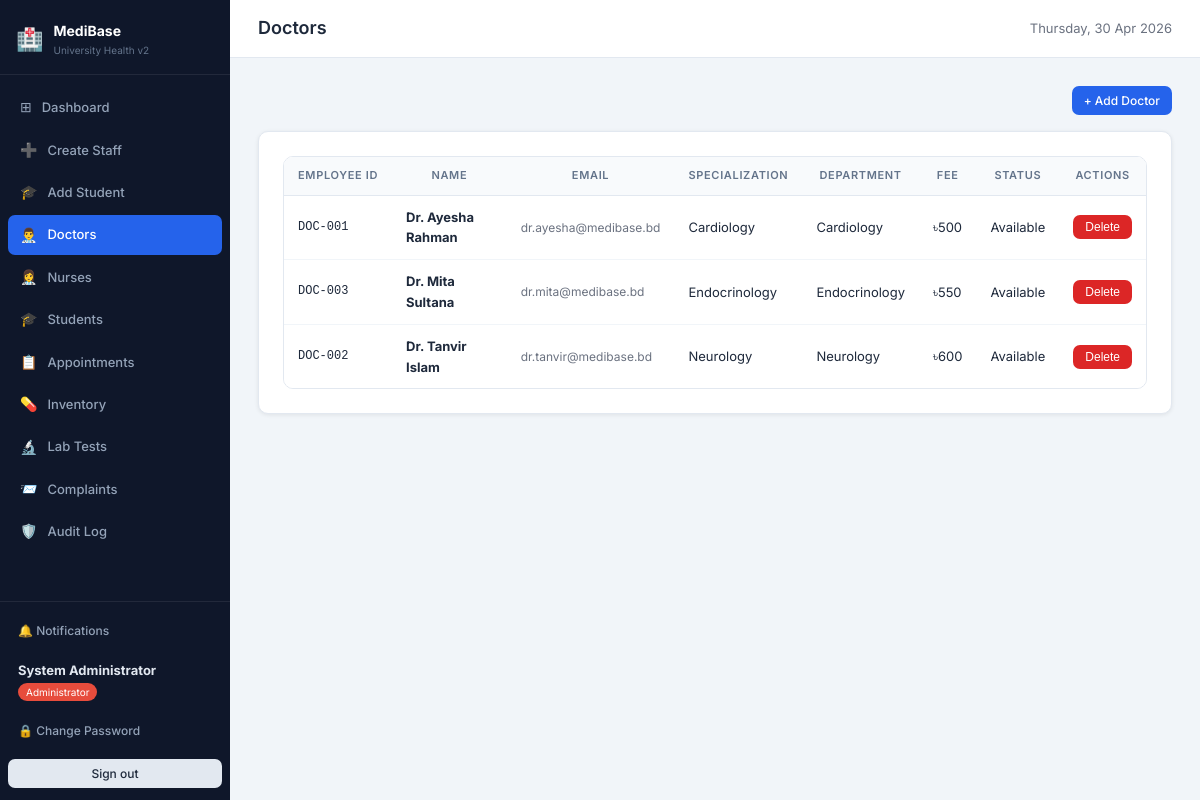
Page /public/admin/doctors.php (signed in) on the committed database.
### tables this page shows
CREATE TABLE `doctors` (
  `doctor_id`          INT UNSIGNED NOT NULL AUTO_INCREMENT,
  `user_id`            INT UNSIGNED NOT NULL,
  `employee_id`        VARCHAR(50) NOT NULL,
  `full_name`          VARCHAR(150) DEFAULT NULL,
  `specialization`     VARCHAR(150) DEFAULT NULL,
  `department`         VARCHAR(100) DEFAULT NULL,
  `consultation_fee`   DECIMAL(10,2) DEFAULT NULL,
  `contact_number`     VARCHAR(20) DEFAULT NULL,
  `gender`             ENUM('Male','Female','Other') DEFAULT NULL,
  `availability_status` ENUM('Available','Unavailable','On Leave') NOT NULL DEFAULT 'Available',
  `bio`                TEXT DEFAULT NULL,
  `address`            TEXT DEFAULT NULL,
  `created_at`         DATETIME NOT NULL DEFAULT CURRENT_TIMESTAMP,
  PRIMARY KEY (`doctor_id`),
  UNIQUE KEY `uq_doctors_user`     (`user_id`),
  UNIQUE KEY `uq_doctors_employee` (`employee_id`),
  KEY `idx_doctors_name`   (`full_name`),
  KEY `idx_doctors_spec`   (`specialization`),
  KEY `idx_doctors_status` (`availability_status`),
  CONSTRAINT `fk_doctors_user` FOREIGN KEY (`user_id`) REFERENCES `user` (`user_id`)
    ON DELETE CASCADE ON UPDATE CASCADE
);

CREATE TABLE `user` (
  `user_id`        INT UNSIGNED NOT NULL AUTO_INCREMENT,
  `full_name`      VARCHAR(150) NOT NULL DEFAULT '',
  `gender`         ENUM('Male','Female','Other') DEFAULT NULL,
  `date_of_birth`  DATE DEFAULT NULL,
  `email`          VARCHAR(254) NOT NULL,
  `address`        TEXT DEFAULT NULL,
  `phone`          VARCHAR(20) DEFAULT NULL,
  `department`     VARCHAR(100) DEFAULT NULL,
  `password_hash`  VARCHAR(255) NOT NULL,
  `user_type`      ENUM('admin','doctor','nurse','student') NOT NULL DEFAULT 'student',
  `must_change_pwd` TINYINT(1) NOT NULL DEFAULT 1,
  `is_first_login`  TINYINT(1) NOT NULL DEFAULT 0,
  `profile_complete` TINYINT(1) NOT NULL DEFAULT 0,
  `created_at`     DATETIME NOT NULL DEFAULT CURRENT_TIMESTAMP,
  `updated_at`     DATETIME NOT NULL DEFAULT CURRENT_TIMESTAMP ON UPDATE CURRENT_TIMESTAMP,
  PRIMARY KEY (`user_id`),
  UNIQUE KEY `uq_user_email` (`email`),
  KEY `idx_user_type` (`user_type`)
);

### app/controllers/AdminController.php (called while the page is built, shortened)
<?php
require_once __DIR__ . '/../../config/db.php';
require_once __DIR__ . '/../models/DoctorModel.php';
class AdminController {
    private DoctorModel      $doctors;
    public function __construct() {
        $this->doctors       = new DoctorModel();
    }
    private function layout(string $pageTitle, string $viewFile, array $vars = []): void {
        extract($vars);
        include __DIR__ . '/../views/shared/header.php';
        include __DIR__ . '/../views/admin/' . $viewFile;
        include __DIR__ . '/../views/shared/footer.php';
    }
    public function listDoctors(): void {
        $doctors = $this->doctors->getAll();
        $this->layout('Doctors', 'list_doctors.php', compact('doctors'));
    }
}

### public/admin/doctors.php (called while the page is built, shortened)
<?php
require_once __DIR__ . '/../../app/controllers/AdminController.php';
(new AdminController())->listDoctors();

### config/db.php (called while the page is built, shortened)
<?php
function getDB(): PDO {
    static $pdo = null;
    if ($pdo !== null) return $pdo;
    $dsn = "mysql:host=".DB_HOST.";port=".DB_PORT
          .";dbname=".DB_NAME.";charset=".DB_CHARSET;
    try {
        $pdo = new PDO($dsn, DB_USER, DB_PASS, [
            PDO::ATTR_ERRMODE            => PDO::ERRMODE_EXCEPTION,
            PDO::ATTR_DEFAULT_FETCH_MODE => PDO::FETCH_ASSOC,
            PDO::ATTR_EMULATE_PREPARES   => false,
        ]);
    } catch (PDOException $e) {
        http_response_code(500);
        die('<div style="font-family:sans-serif;max-width:600px;margin:60px auto;padding:30px;
             border:1px solid #fca5a5;border-radius:10px;background:#fef2f2;color:#991b1b">
             <h2>⚠️ Database Connection Failed</h2>
             <p style="margin-top:10px"><strong>Error:</strong> '.htmlspecialchars($e->getMessage()).'</p>
             <hr style="margin:16px 0;border-color:#fecaca">
             <p><strong>Fix:</strong> Open <code>config/db.php</code> and check:</p>
             <ul style="margin-top:8px;line-height:2">
               <li>DB_NAME is <code>medibase_uni</code> (imported from medibase_enhanced.sql)</li>
               <li>DB_USER is <code>root</code></li>
               <li>DB_PASS is blank for standard XAMPP</li>
               <li>MySQL/MariaDB is running in XAMPP Control Panel</li>
             </ul>
        </div>');
    }
    return $pdo;
}

### app/models/DoctorModel.php (called while the page is built, shortened)
<?php
require_once __DIR__ . '/../../config/db.php';
class DoctorModel {
    private PDO $db;
    public function __construct() { $this->db = getDB(); }
    public function getAll(): array {
        return $this->db->query(
            'SELECT d.*, u.email, u.is_first_login
             FROM `doctors` d
             JOIN `user` u ON u.user_id = d.user_id
             ORDER BY d.full_name, d.employee_id')->fetchAll();
    }
}

### app/views/admin/list_doctors.php (the view, shortened to what this page needs)
<div style="display:flex;justify-content:flex-end;margin-bottom:16px">
  <a href="<?= BASE_URL ?>/public/admin/create-staff.php" class="btn btn-primary btn-sm">+ Add Doctor</a>
</div>
<div class="card">
  <div class="table-wrap">
    <table>
      <thead>
        <tr>
          <th>Employee ID</th>
          <th>Name</th>
          <th>Email</th>
          <th>Specialization</th>
          <th>Department</th>
          <th>Fee</th>
          <th>Status</th>
          <th>Actions</th>
        </tr>
      </thead>
      <tbody>
        <?php if (empty($doctors)): ?>
          <tr><td colspan="8" style="text-align:center;padding:28px;color:#9ca3af">
            No doctors yet. <a href="<?= BASE_URL ?>/public/admin/create-staff.php">Add one →</a>
          </td></tr>
        <?php else: foreach ($doctors as $d): ?>
          <tr>
            <td style="font-family:monospace;font-size:12px">
              <?= htmlspecialchars($d['employee_id']) ?>
            </td>
            <td>
              <strong><?= htmlspecialchars($d['full_name'] ?: '—') ?></strong>
            </td>
            <td style="font-size:12px;color:#6b7280"><?= htmlspecialchars($d['email']) ?></td>
            <td><?= htmlspecialchars($d['specialization'] ?? '—') ?></td>
            <td><?= htmlspecialchars($d['department'] ?? '—') ?></td>
            <td><?= $d['consultation_fee'] ? '৳'.number_format($d['consultation_fee']) : '—' ?></td>
            <td>
              <span class="badge badge-<?= $d['availability_status'] === 'Available' ? 'available' : 'unavail' ?>">
                <?= htmlspecialchars($d['availability_status']) ?>
              </span>
            </td>
            <td>
              <form method="POST" action="<?= BASE_URL ?>/public/admin/delete-user.php"
                    style="display:inline"
                    onsubmit="return confirm('Delete this doctor account? This cannot be undone.')">
                <button type="submit" class="btn btn-danger btn-sm">Delete</button>
              </form>
            </td>
          </tr>
        <?php endforeach; endif; ?>
      </tbody>
    </table>
  </div>
</div>

### public/assets/css/style.css (style rules this page uses)
*, *::before, *::after { box-sizing: border-box; margin: 0; padding: 0; }
:root { --bg: #f1f5f9; --sidebar-bg: #0f172a; --sidebar-w: 230px; --card-bg: #ffffff; --primary: #2563eb; --primary-h: #1d4ed8; --success: #16a34a; --danger: #dc2626; --warning: #d97706; --info: #0891b2; --text: #1e293b; --muted: #64748b; --border: #e2e8f0; --radius: 10px; --shadow: 0 1px 4px rgba(0,0,0,.08); --shadow-md: 0 4px 16px rgba(0,0,0,.10); --font: 'Inter', system-ui, sans-serif; }
body { font-family: var(--font); background: var(--bg); color: var(--text); font-size: 14px; line-height: 1.6; }
.card { background: var(--card-bg); border-radius: var(--radius); border: 1px solid var(--border); padding: 24px; box-shadow: var(--shadow); }
.table-wrap { overflow-x: auto; border-radius: var(--radius); border: 1px solid var(--border); }
table { width: 100%; border-collapse: collapse; background: #fff; }
thead th { background: #f8fafc; font-size: 11px; font-weight: 600; text-transform: uppercase; letter-spacing: .06em; color: var(--muted); padding: 10px 14px; border-bottom: 1px solid var(--border); white-space: nowrap; }
tbody td { padding: 11px 14px; border-bottom: 1px solid #f1f5f9; font-size: 13px; vertical-align: middle; }
tbody tr:last-child td { border-bottom: none; }
.btn { display: inline-flex; align-items: center; gap: 6px; padding: 8px 18px; border-radius: 7px; font-size: 13px; font-weight: 500; cursor: pointer; border: none; text-decoration: none; transition: background .15s, opacity .15s; white-space: nowrap; }
.btn-primary { background: var(--primary); color: #fff; }
.btn-danger { background: var(--danger); color: #fff; }
.btn-sm { padding: 5px 12px; font-size: 12px; }
a { color: var(--primary); }
.table-wrap table { font-size: 13px; }
.card { transition: box-shadow .2s; }

### rows in the picture
doctors: employee "DOC-001", full_name "Dr. Ayesha Rahman", user.email "dr.ayesha@medibase.bd", specialization "Cardiology", department "Cardiology", consultation_fee "500", availability_status "Available"
doctors: employee "DOC-003", full_name "Dr. Mita Sultana", user.email "dr.mita@medibase.bd", specialization "Endocrinology", department "Endocrinology", consultation_fee "550", availability_status "Available"
doctors: employee "DOC-002", full_name "Dr. Tanvir Islam", user.email "dr.tanvir@medibase.bd", specialization "Neurology", department "Neurology", consultation_fee "600", availability_status "Available"

### other values in the picture
$item['icon'] "⊞"
$item['label'] "Dashboard"
$item['icon'] "➕"
$item['label'] "Create Staff"
$item['icon'] "🎓"
$item['label'] "Add Student"
$item['icon'] "👨‍⚕️"
$item['label'] "Doctors"
$item['icon'] "👩‍⚕️"
$item['label'] "Nurses"
$item['label'] "Students"
$item['icon'] "📋"
$item['label'] "Appointments"
$item['icon'] "💊"
$item['label'] "Inventory"
